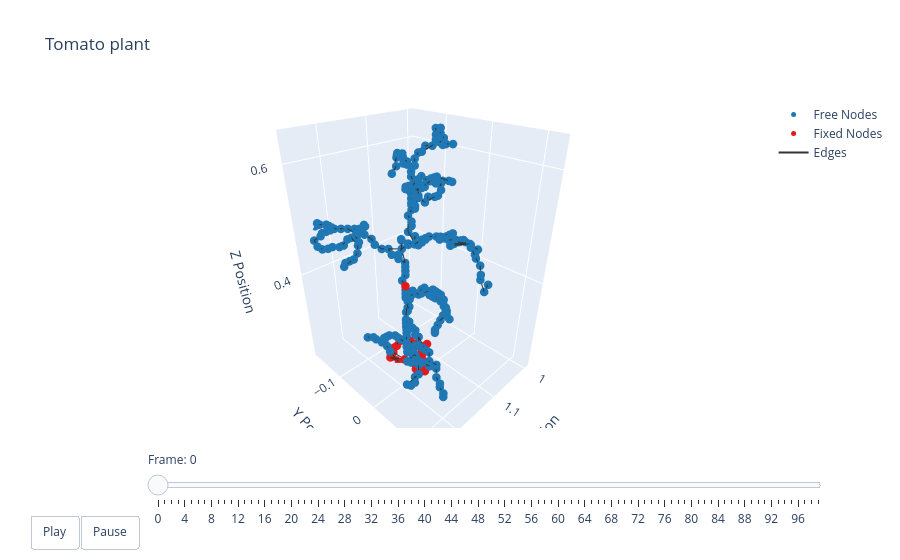

Notebook source saved alongside this figure:
### Markdown cell above
### Plotting

### Code cell
t = np.arange(robot.sim_params.total_time, step=robot.sim_params.dt)
options = dismech.AnimationOptions(title='Tomato plant')

fig = dismech.get_interactive_animation_plotly(robot, t, qs , options)
fig.show()

### Figure 1 — Plotly figure (JSON) as saved in the notebook; plotly's stock layout.template omitted (floating-point values rounded to 4 significant figures; data arrays with more than 128 entries replaced by an {"elided": "..."} marker saying what was removed)
{"data": [{"marker": {"color": "#1f78b4", "size": 5}, "mode": "markers", "name": "Free Nodes", "type": "scatter3d", "x": {"elided": "284 float values"}, "y": {"elided": "284 float values"}, "z": {"elided": "284 float values"}}, {"marker": {"color": "#e31a1c", "size": 5}, "mode": "markers", "name": "Fixed Nodes", "type": "scatter3d", "x": [1.163, 1.163, 1.139, 1.147, 1.155, 1.163, 1.171, 1.107, 1.107, 1.091, 1.099, 1.107, 1.155, 1.115, 1.155, 1.123, 1.131, 1.139, 1.131, 1.139, 1.131, 1.123, 1.115, 1.163, 1.147, 1.155, 1.163, 1.147, 1.163, 1.155, 1.155], "y": [-0.05823, -0.05023, -0.08223, -0.08223, -0.08223, -0.07423, -0.06623, -0.05823, -0.05023, -0.04223, -0.04223, -0.04223, -0.04223, -0.03423, -0.03423, -0.02623, -0.01823, -0.01823, -0.01023, -0.002231, -0.08223, -0.07423, -0.06623, -0.06623, -0.02623, -0.01023, -0.002231, 0.005769, 0.005769, 0.01377, -0.03423], "z": [0.2113, 0.2113, 0.2193, 0.2193, 0.2193, 0.2193, 0.2193, 0.2193, 0.2193, 0.2193, 0.2193, 0.2193, 0.2193, 0.2193, 0.2193, 0.2193, 0.2193, 0.2193, 0.2193, 0.2193, 0.2273, 0.2273, 0.2273, 0.2273, 0.2273, 0.2273, 0.2273, 0.2273, 0.2273, 0.2273, 0.3953]}, {"line": {"color": "#333333", "width": 2}, "mode": "lines", "name": "Edges", "type": "scatter3d", "x": {"elided": "942 float values"}, "y": {"elided": "942 float values"}, "z": {"elided": "942 float values"}}, {"color": "rgba(166, 206, 227, 0.7)", "i": [], "j": [], "k": [], "name": "Faces", "opacity": 0.7, "showscale": false, "type": "mesh3d", "x": {"elided": "315 float values"}, "y": {"elided": "315 float values"}, "z": {"elided": "315 float values"}}], "layout": {"scene": {"camera": {"eye": {"x": 1.225, "y": 1.225, "z": 1.0}}, "xaxis": {"range": [0.9862, 1.268], "title": {"text": "X Position"}}, "yaxis": {"range": [-0.1865, 0.1338], "title": {"text": "Y Position"}}, "zaxis": {"range": [0.2113, 0.6514], "title": {"text": "Z Position"}}}, "sliders": [{"currentvalue": {"prefix": "Frame: "}, "steps": [{"args": [["0"], {"frame": {"duration": 50, "redraw": true}, "mode": "immediate"}], "label": "0", "method": "animate"}, {"args": [["1"], {"frame": {"duration": 50, "redraw": true}, "mode": "immediate"}], "label": "1", "method": "animate"}, {"args": [["2"], {"frame": {"duration": 50, "redraw": true}, "mode": "immediate"}], "label": "2", "method": "animate"}, {"args": [["3"], {"frame": {"duration": 50, "redraw": true}, "mode": "immediate"}], "label": "3", "method": "animate"}, {"args": [["4"], {"frame": {"duration": 50, "redraw": true}, "mode": "immediate"}], "label": "4", "method": "animate"}, {"args": [["5"], {"frame": {"duration": 50, "redraw": true}, "mode": "immediate"}], "label": "5", "method": "animate"}, {"args": [["6"], {"frame": {"duration": 50, "redraw": true}, "mode": "immediate"}], "label": "6", "method": "animate"}, {"args": [["7"], {"frame": {"duration": 50, "redraw": true}, "mode": "immediate"}], "label": "7", "method": "animate"}, {"args": [["8"], {"frame": {"duration": 50, "redraw": true}, "mode": "immediate"}], "label": "8", "method": "animate"}, {"args": [["9"], {"frame": {"duration": 50, "redraw": true}, "mode": "immediate"}], "label": "9", "method": "animate"}, {"args": [["10"], {"frame": {"duration": 50, "redraw": true}, "mode": "immediate"}], "label": "10", "method": "animate"}, {"args": [["11"], {"frame": {"duration": 50, "redraw": true}, "mode": "immediate"}], "label": "11", "method": "animate"}, {"args": [["12"], {"frame": {"duration": 50, "redraw": true}, "mode": "immediate"}], "label": "12", "method": "animate"}, {"args": [["13"], {"frame": {"duration": 50, "redraw": true}, "mode": "immediate"}], "label": "13", "method": "animate"}, {"args": [["14"], {"frame": {"duration": 50, "redraw": true}, "mode": "immediate"}], "label": "14", "method": "animate"}, {"args": [["15"], {"frame": {"duration": 50, "redraw": true}, "mode": "immediate"}], "label": "15", "method": "animate"}, {"args": [["16"], {"frame": {"duration": 50, "redraw": true}, "mode": "immediate"}], "label": "16", "method": "animate"}, {"args": [["17"], {"frame": {"duration": 50, "redraw": true}, "mode": "immediate"}], "label": "17", "method": "animate"}, {"args": [["18"], {"frame": {"duration": 50, "redraw": true}, "mode": "immediate"}], "label": "18", "method": "animate"}, {"args": [["19"], {"frame": {"duration": 50, "redraw": true}, "mode": "immediate"}], "label": "19", "method": "animate"}, {"args": [["20"], {"frame": {"duration": 50, "redraw": true}, "mode": "immediate"}], "label": "20", "method": "animate"}, {"args": [["21"], {"frame": {"duration": 50, "redraw": true}, "mode": "immediate"}], "label": "21", "method": "animate"}, {"args": [["22"], {"frame": {"duration": 50, "redraw": true}, "mode": "immediate"}], "label": "22", "method": "animate"}, {"args": [["23"], {"frame": {"duration": 50, "redraw": true}, "mode": "immediate"}], "label": "23", "method": "animate"}, {"args": [["24"], {"frame": {"duration": 50, "redraw": true}, "mode": "immediate"}], "label": "24", "method": "animate"}, {"args": [["25"], {"frame": {"duration": 50, "redraw": true}, "mode": "immediate"}], "label": "25", "method": "animate"}, {"args": [["26"], {"frame": {"duration": 50, "redraw": true}, "mode": "immediate"}], "label": "26", "method": "animate"}, {"args": [["27"], {"frame": {"duration": 50, "redraw": true}, "mode": "immediate"}], "label": "27", "method": "animate"}, {"args": [["28"], {"frame": {"duration": 50, "redraw": true}, "mode": "immediate"}], "label": "28", "method": "animate"}, {"args": [["29"], {"frame": {"duration": 50, "redraw": true}, "mode": "immediate"}], "label": "29", "method": "animate"}, {"args": [["30"], {"frame": {"duration": 50, "redraw": true}, "mode": "immediate"}], "label": "30", "method": "animate"}, {"args": [["31"], {"frame": {"duration": 50, "redraw": true}, "mode": "immediate"}], "label": "31", "method": "animate"}, {"args": [["32"], {"frame": {"duration": 50, "redraw": true}, "mode": "immediate"}], "label": "32", "method": "animate"}, {"args": [["33"], {"frame": {"duration": 50, "redraw": true}, "mode": "immediate"}], "label": "33", "method": "animate"}, {"args": [["34"], {"frame": {"duration": 50, "redraw": true}, "mode": "immediate"}], "label": "34", "method": "animate"}, {"args": [["35"], {"frame": {"duration": 50, "redraw": true}, "mode": "immediate"}], "label": "35", "method": "animate"}, {"args": [["36"], {"frame": {"duration": 50, "redraw": true}, "mode": "immediate"}], "label": "36", "method": "animate"}, {"args": [["37"], {"frame": {"duration": 50, "redraw": true}, "mode": "immediate"}], "label": "37", "method": "animate"}, {"args": [["38"], {"frame": {"duration": 50, "redraw": true}, "mode": "immediate"}], "label": "38", "method": "animate"}, {"args": [["39"], {"frame": {"duration": 50, "redraw": true}, "mode": "immediate"}], "label": "39", "method": "animate"}, {"args": [["40"], {"frame": {"duration": 50, "redraw": true}, "mode": "immediate"}], "label": "40", "method": "animate"}, {"args": [["41"], {"frame": {"duration": 50, "redraw": true}, "mode": "immediate"}], "label": "41", "method": "animate"}, {"args": [["42"], {"frame": {"duration": 50, "redraw": true}, "mode": "immediate"}], "label": "42", "method": "animate"}, {"args": [["43"], {"frame": {"duration": 50, "redraw": true}, "mode": "immediate"}], "label": "43", "method": "animate"}, {"args": [["44"], {"frame": {"duration": 50, "redraw": true}, "mode": "immediate"}], "label": "44", "method": "animate"}, {"args": [["45"], {"frame": {"duration": 50, "redraw": true}, "mode": "immediate"}], "label": "45", "method": "animate"}, {"args": [["46"], {"frame": {"duration": 50, "redraw": true}, "mode": "immediate"}], "label": "46", "method": "animate"}, {"args": [["47"], {"frame": {"duration": 50, "redraw": true}, "mode": "immediate"}], "label": "47", "method": "animate"}, {"args": [["48"], {"frame": {"duration": 50, "redraw": true}, "mode": "immediate"}], "label": "48", "method": "animate"}, {"args": [["49"], {"frame": {"duration": 50, "redraw": true}, "mode": "immediate"}], "label": "49", "method": "animate"}, {"args": [["50"], {"frame": {"duration": 50, "redraw": true}, "mode": "immediate"}], "label": "50", "method": "animate"}, {"args": [["51"], {"frame": {"duration": 50, "redraw": true}, "mode": "immediate"}], "label": "51", "method": "animate"}, {"args": [["52"], {"frame": {"duration": 50, "redraw": true}, "mode": "immediate"}], "label": "52", "method": "animate"}, {"args": [["53"], {"frame": {"duration": 50, "redraw": true}, "mode": "immediate"}], "label": "53", "method": "animate"}, {"args": [["54"], {"frame": {"duration": 50, "redraw": true}, "mode": "immediate"}], "label": "54", "method": "animate"}, {"args": [["55"], {"frame": {"duration": 50, "redraw": true}, "mode": "immediate"}], "label": "55", "method": "animate"}, {"args": [["56"], {"frame": {"duration": 50, "redraw": true}, "mode": "immediate"}], "label": "56", "method": "animate"}, {"args": [["57"], {"frame": {"duration": 50, "redraw": true}, "mode": "immediate"}], "label": "57", "method": "animate"}, {"args": [["58"], {"frame": {"duration": 50, "redraw": true}, "mode": "immediate"}], "label": "58", "method": "animate"}, {"args": [["59"], {"frame": {"duration": 50, "redraw": true}, "mode": "immediate"}], "label": "59", "method": "animate"}, {"args": [["60"], {"frame": {"duration": 50, "redraw": true}, "mode": "immediate"}], "label": "60", "method": "animate"}, {"args": [["61"], {"frame": {"duration": 50, "redraw": true}, "mode": "immediate"}], "label": "61", "method": "animate"}, {"args": [["62"], {"frame": {"duration": 50, "redraw": true}, "mode": "immediate"}], "label": "62", "method": "animate"}, {"args": [["63"], {"frame": {"duration": 50, "redraw": true}, "mode": "immediate"}], "label": "63", "method": "animate"}, {"args": [["64"], {"frame": {"duration": 50, "redraw": true}, "mode": "immediate"}], "label": "64", "method": "animate"}, {"args": [["65"], {"frame": {"duration": 50, "redraw": true}, "mode": "immediate"}], "label": "65", "method": "animate"}, {"args": [["66"], {"frame": {"duration": 50, "redraw": true}, "mode": "immediate"}], "label": "66", "method": "animate"}, {"args": [["67"], {"frame": {"duration": 50, "redraw": true}, "mode": "immediate"}], "label": "67", "method": "animate"}, {"args": [["68"], {"frame": {"duration": 50, "redraw": true}, "mode": "immediate"}], "label": "68", "method": "animate"}, {"args": [["69"], {"frame": {"duration": 50, "redraw": true}, "mode": "immediate"}], "label": "69", "method": "animate"}, {"args": [["70"], {"frame": {"duration": 50, "redraw": true}, "mode": "immediate"}], "label": "70", "method": "animate"}, {"args": [["71"], {"frame": {"duration": 50, "redraw": true}, "mode": "immediate"}], "label": "71", "method": "animate"}, {"args": [["72"], {"frame": {"duration": 50, "redraw": true}, "mode": "immediate"}], "label": "72", "method": "animate"}, {"args": [["73"], {"frame": {"duration": 50, "redraw": true}, "mode": "immediate"}], "label": "73", "method": "animate"}, {"args": [["74"], {"frame": {"duration": 50, "redraw": true}, "mode": "immediate"}], "label": "74", "method": "animate"}, {"args": [["75"], {"frame": {"duration": 50, "redraw": true}, "mode": "immediate"}], "label": "75", "method": "animate"}, {"args": [["76"], {"frame": {"duration": 50, "redraw": true}, "mode": "immediate"}], "label": "76", "method": "animate"}, {"args": [["77"], {"frame": {"duration": 50, "redraw": true}, "mode": "immediate"}], "label": "77", "method": "animate"}, {"args": [["78"], {"frame": {"duration": 50, "redraw": true}, "mode": "immediate"}], "label": "78", "method": "animate"}, {"args": [["79"], {"frame": {"duration": 50, "redraw": true}, "mode": "immediate"}], "label": "79", "method": "animate"}, {"args": [["80"], {"frame": {"duration": 50, "redraw": true}, "mode": "immediate"}], "label": "80", "method": "animate"}, {"args": [["81"], {"frame": {"duration": 50, "redraw": true}, "mode": "immediate"}], "label": "81", "method": "animate"}, {"args": [["82"], {"frame": {"duration": 50, "redraw": true}, "mode": "immediate"}], "label": "82", "method": "animate"}, {"args": [["83"], {"frame": {"duration": 50, "redraw": true}, "mode": "immediate"}], "label": "83", "method": "animate"}, {"args": [["84"], {"frame": {"duration": 50, "redraw": true}, "mode": "immediate"}], "label": "84", "method": "animate"}, {"args": [["85"], {"frame": {"duration": 50, "redraw": true}, "mode": "immediate"}], "label": "85", "method": "animate"}, {"args": [["86"], {"frame": {"duration": 50, "redraw": true}, "mode": "immediate"}], "label": "86", "method": "animate"}, {"args": [["87"], {"frame": {"duration": 50, "redraw": true}, "mode": "immediate"}], "label": "87", "method": "animate"}, {"args": [["88"], {"frame": {"duration": 50, "redraw": true}, "mode": "immediate"}], "label": "88", "method": "animate"}, {"args": [["89"], {"frame": {"duration": 50, "redraw": true}, "mode": "immediate"}], "label": "89", "method": "animate"}, {"args": [["90"], {"frame": {"duration": 50, "redraw": true}, "mode": "immediate"}], "label": "90", "method": "animate"}, {"args": [["91"], {"frame": {"duration": 50, "redraw": true}, "mode": "immediate"}], "label": "91", "method": "animate"}, {"args": [["92"], {"frame": {"duration": 50, "redraw": true}, "mode": "immediate"}], "label": "92", "method": "animate"}, {"args": [["93"], {"frame": {"duration": 50, "redraw": true}, "mode": "immediate"}], "label": "93", "method": "animate"}, {"args": [["94"], {"frame": {"duration": 50, "redraw": true}, "mode": "immediate"}], "label": "94", "method": "animate"}, {"args": [["95"], {"frame": {"duration": 50, "redraw": true}, "mode": "immediate"}], "label": "95", "method": "animate"}, {"args": [["96"], {"frame": {"duration": 50, "redraw": true}, "mode": "immediate"}], "label": "96", "method": "animate"}, {"args": [["97"], {"frame": {"duration": 50, "redraw": true}, "mode": "immediate"}], "label": "97", "method": "animate"}, {"args": [["98"], {"frame": {"duration": 50, "redraw": true}, "mode": "immediate"}], "label": "98", "method": "animate"}, {"args": [["99"], {"frame": {"duration": 50, "redraw": true}, "mode": "immediate"}], "label": "99", "method": "animate"}], "transition": {"duration": 0}, "x": 0.1, "y": 0}], "title": {"text": "Tomato plant"}, "updatemenus": [{"buttons": [{"args": [null, {"frame": {"duration": 50, "redraw": true}, "fromcurrent": true}], "label": "Play", "method": "animate"}, {"args": [[null], {"frame": {"duration": 0, "redraw": true}, "mode": "immediate"}], "label": "Pause", "method": "animate"}], "direction": "left", "pad": {"r": 10, "t": 87}, "showactive": false, "type": "buttons", "x": 0.1, "xanchor": "right", "y": 0, "yanchor": "top"}]}}
